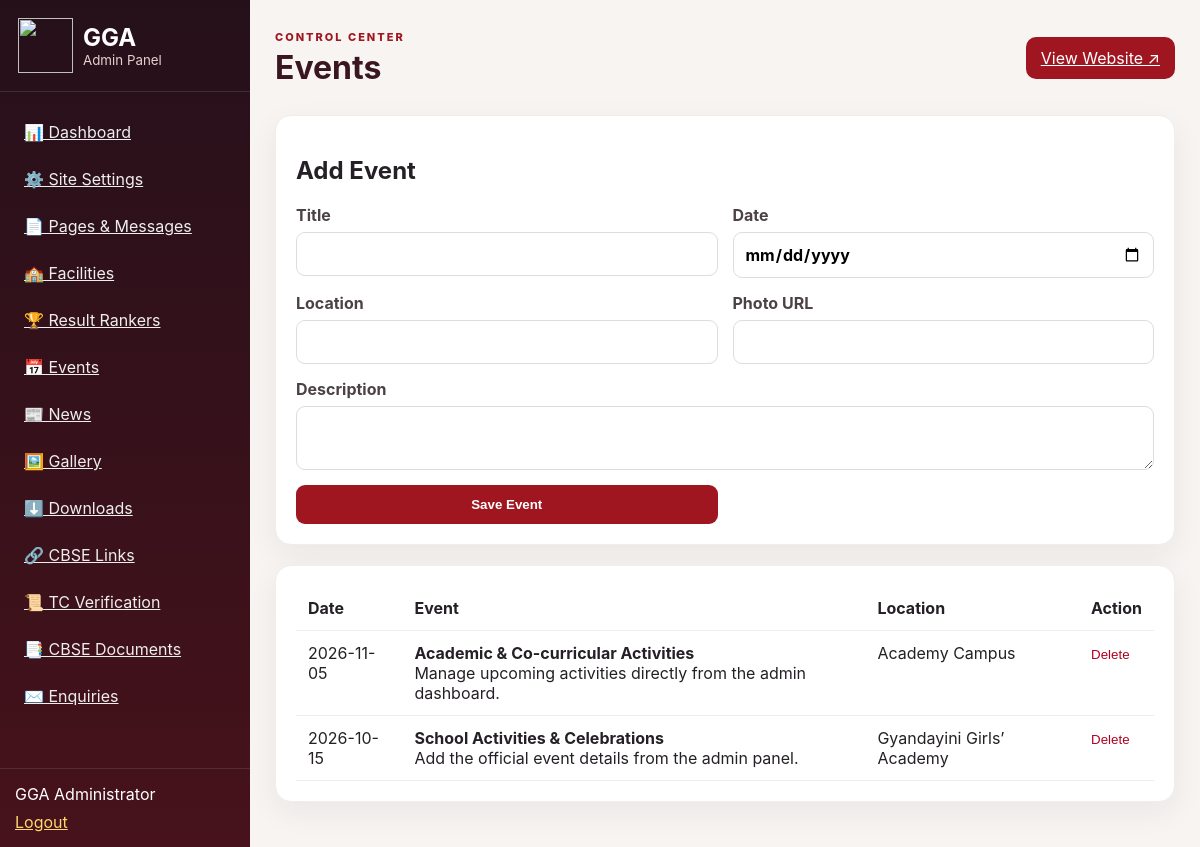
Page /admin/events.php (signed in) on the committed database.
### tables this page shows
CREATE TABLE IF NOT EXISTS events(id INT AUTO_INCREMENT PRIMARY KEY,title VARCHAR(200),event_date DATE,location VARCHAR(200),description TEXT,image TEXT);

### config/auth.php (called while the page is built, shortened)
<?php
function e($v){ return htmlspecialchars((string)$v, ENT_QUOTES, 'UTF-8'); }
?>

### admin/events.php (the view, shortened to what this page needs)
<?php $title="Events"; require "_top.php";
$rows=$pdo->query("SELECT * FROM events ORDER BY event_date DESC")->fetchAll();
?>
<div class="panel"><h2>Add Event</h2><form method="post" class="form-grid"><input type="hidden" name="id" value="0"><label>Title<input name="title" required></label><label>Date<input name="event_date" type="date"></label><label>Location<input name="location"></label><label>Photo URL<input name="image"></label><label class="full">Description<textarea name="description"></textarea></label><button class="primary" name="save">Save Event</button></form></div>
<div class="table-wrap panel"><table><tr><th>Date</th><th>Event</th><th>Location</th><th>Action</th></tr><?php foreach($rows as $r): ?><tr><td><?=e($r['event_date'])?></td><td><b><?=e($r['title'])?></b><br><?=e($r['description'])?></td><td><?=e($r['location'])?></td><td><form method="post"><button class="link danger" name="delete" value="<?=$r['id']?>">Delete</button></form></td></tr><?php endforeach;?></table></div>
<?php require "_bottom.php"; ?>

### css/admin.css (style rules this page uses)
* { box-sizing:border-box }
body { margin:0;font-family:Inter,Arial,sans-serif;background:#f7f4f1;color:#252026 }
.stat,.panel { background:#fff;border:1px solid #eee;border-radius:16px;padding:20px;box-shadow:0 10px 30px #3b1b2410;margin-bottom:20px }
.form-grid { display:grid;grid-template-columns:1fr 1fr;gap:15px }
.form-grid label { display:block;font-weight:700;color:#4b4245 }
.form-grid input,.form-grid textarea,.form-grid select { display:block;width:100%;margin-top:7px;padding:11px;border:1px solid #ddd;border-radius:9px;font:inherit }
.form-grid .full { grid-column:1/-1 }
.primary,.login-card button { background:#a01620;color:#fff;border:0;border-radius:9px;padding:12px 17px;font-weight:800;cursor:pointer }
.table-wrap { overflow:auto }
.table-wrap table { width:100%;border-collapse:collapse }
.table-wrap th,.table-wrap td { text-align:left;padding:12px;border-bottom:1px solid #eee;vertical-align:top }
.link { background:none;border:0;cursor:pointer;padding:0;color:#a01620 }
.danger { color:#b00020 }

### rows in the picture
events: event_date "2026-11-05", title "Academic & Co-curricular Activities", description "Manage upcoming activities directly from the admin dashboard.", location "Academy Campus", $r['id'] 2 (drawn)
events: event_date "2026-10-15", title "School Activities & Celebrations", description "Add the official event details from the admin panel.", location "Gyandayini Girls’ Academy", $r['id'] 1 (drawn)

### other values in the picture
$_SESSION['admin_name'] "GGA Administrator"
$title "Events"
